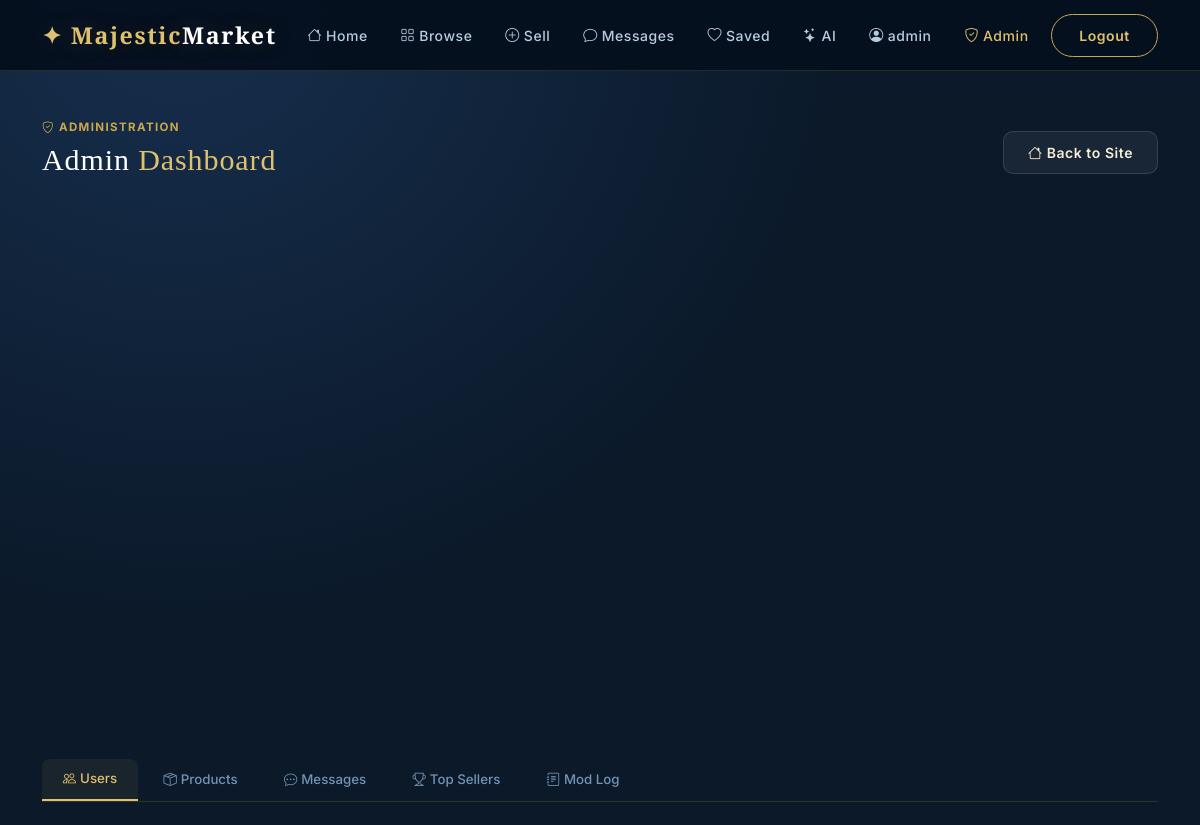
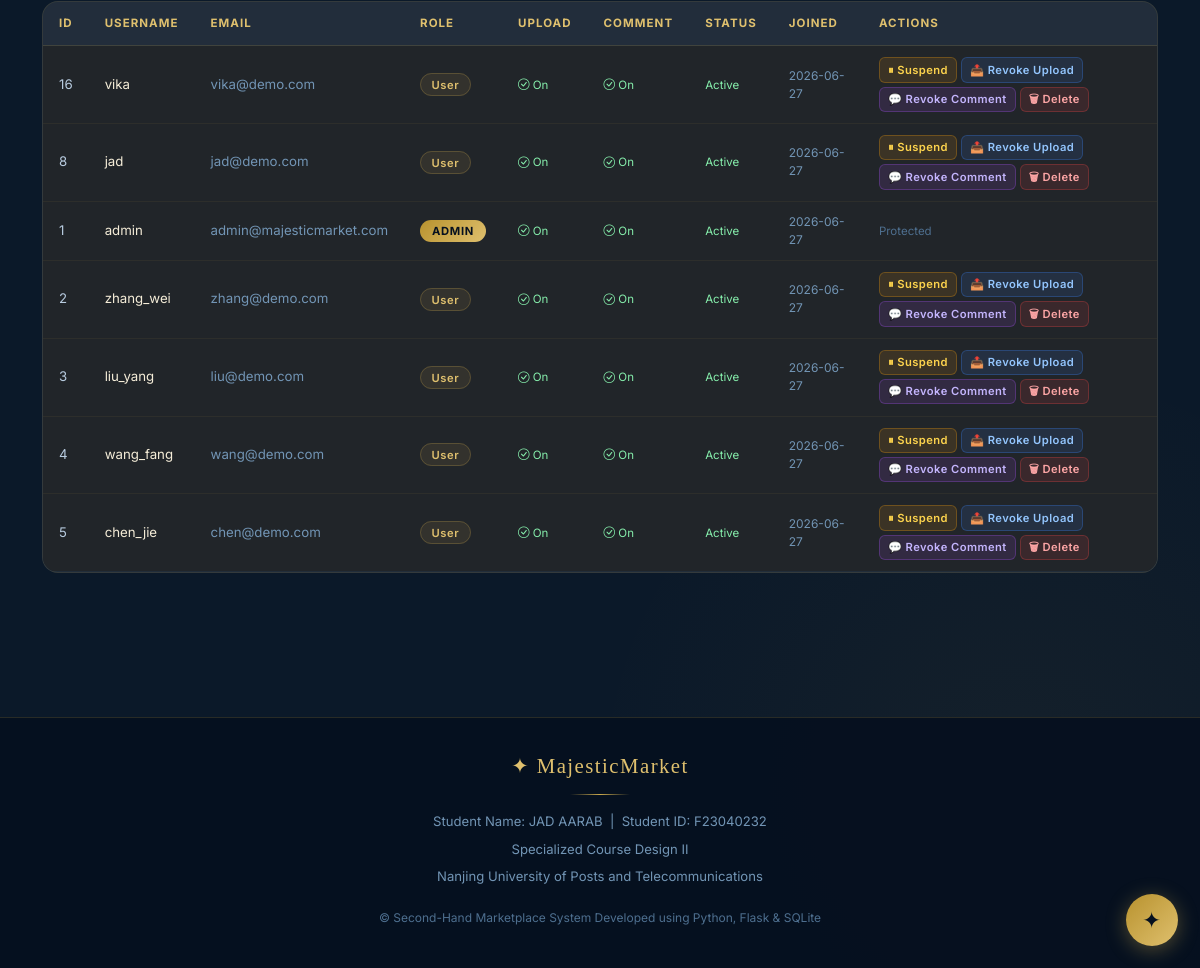
The page /admin (signed in) on the database its author committed (2 pictures, top to bottom).
### tables this page shows
CREATE TABLE users (
        id          INTEGER PRIMARY KEY AUTOINCREMENT,
        username    TEXT UNIQUE NOT NULL,
        email       TEXT UNIQUE NOT NULL,
        password    TEXT NOT NULL,
        bio         TEXT DEFAULT '',
        is_admin    INTEGER DEFAULT 0,
        can_upload  INTEGER DEFAULT 1,
        can_comment INTEGER DEFAULT 1,
        is_suspended INTEGER DEFAULT 0,
        created_at  TEXT DEFAULT CURRENT_TIMESTAMP
    );

### app.py (the view)
@app.route('/admin')
@admin_required
def admin_dashboard():
    db = get_db()
    stats = db.execute('''SELECT
        (SELECT COUNT(*) FROM users WHERE is_admin=0) users,
        (SELECT COUNT(*) FROM products) products,
        (SELECT COUNT(*) FROM products WHERE status='available') available,
        (SELECT COUNT(*) FROM products WHERE status='sold') sold,
        (SELECT COUNT(*) FROM messages) messages,
        (SELECT COUNT(*) FROM categories) categories,
        (SELECT COUNT(*) FROM reviews) reviews''').fetchone()
    users    = db.execute('SELECT * FROM users ORDER BY created_at DESC').fetchall()
    products = db.execute('''
        SELECT p.*,u.username seller,c.name cat FROM products p
        LEFT JOIN users u ON p.seller_id=u.id
        LEFT JOIN categories c ON p.category_id=c.id
        ORDER BY p.created_at DESC''').fetchall()
    messages = db.execute('''
        SELECT m.*,s.username sname,r.username rname FROM messages m
        LEFT JOIN users s ON m.sender_id=s.id
        LEFT JOIN users r ON m.receiver_id=r.id
        ORDER BY m.created_at DESC LIMIT 80''').fetchall()
    cat_stats = db.execute('''
        SELECT c.name,c.icon,COUNT(p.id) cnt FROM categories c
        LEFT JOIN products p ON c.id=p.category_id AND p.status='available'
        GROUP BY c.id ORDER BY cnt DESC''').fetchall()
    top_sellers = db.execute('''
        SELECT u.username,u.id,COUNT(p.id) cnt FROM users u
        LEFT JOIN products p ON p.seller_id=u.id
        WHERE u.is_admin=0 GROUP BY u.id ORDER BY cnt DESC LIMIT 5''').fetchall()
    mod_logs = db.execute('''
        SELECT l.*,u.username admin_name FROM mod_logs l
        LEFT JOIN users u ON l.admin_id=u.id
        ORDER BY l.created_at DESC LIMIT 30''').fetchall()
    db.close()
    return render_template('admin.html', stats=stats, users=users, products=products,
                           messages=messages, cat_stats=cat_stats,
                           top_sellers=top_sellers, mod_logs=mod_logs)

### app.py (called while the page is built)
def get_db():
    conn = sqlite3.connect(DATABASE)
    conn.row_factory = sqlite3.Row
    conn.execute("PRAGMA foreign_keys = ON")
    return conn

def q(sql, params=(), one=False):
    db = get_db()
    cur = db.execute(sql, params)
    result = cur.fetchone() if one else cur.fetchall()
    db.close()
    return result

def admin_required(f):
    @wraps(f)
    def dec(*a, **kw):
        if not session.get('is_admin'):
            flash('Admin access required.', 'danger')
            return redirect(url_for('index'))
        return f(*a, **kw)
    return dec

@app.context_processor
def inject_globals():
    unread = 0
    if session.get('user_id'):
        row = q('SELECT COUNT(*) c FROM messages WHERE receiver_id=? AND is_read=0',
                (session['user_id'],), one=True)
        unread = row['c'] if row else 0
    return dict(unread_count=unread, now=datetime.now())

### templates/admin.html (shortened to what this page needs)
{% extends "base.html" %}{% block title %}Admin Dashboard — Majestic Market{% endblock %}
{% block content %}
<div class="container" style="padding-top:3rem;padding-bottom:4rem;">
  <div class="d-flex justify-content-between align-items-center mb-4 flex-wrap gap-3">
    <div>
      <span class="sec-label"><i class="bi bi-shield-check me-1"></i>Administration</span>
      <h1 class="sec-title">Admin <span class="acc">Dashboard</span></h1>
    </div>
    <a href="{{ url_for('index') }}" class="btn btn-glass"><i class="bi bi-house me-1"></i>Back to Site</a>
  </div>
  <div class="row g-3 mb-5">
    {% for icon,val,lbl in [
      ('people',stats.users,'Users'),('box-seam',stats.products,'Products'),
      ('check-circle',stats.available,'Available'),('x-circle',stats.sold,'Sold'),
      ('chat-dots',stats.messages,'Messages'),('star',stats.reviews,'Reviews')
    ] %}
    <div class="col-6 col-md-4 col-lg-2">
    </div>
    {% endfor %}
  </div>
  <div class="admin-tabs">
    {% for tab,icon,id in [('Users','people','tab-users'),('Products','box-seam','tab-products'),('Messages','chat-dots','tab-messages'),('Top Sellers','trophy','tab-sellers'),('Mod Log','journal-text','tab-modlog')] %}
    <button class="admin-tab {% if loop.first %}active{% endif %}" data-target="{{ id }}">
      <i class="bi bi-{{ icon }} me-1"></i>{{ tab }}
    </button>
    {% endfor %}
  </div>
  <div id="tab-users" class="admin-pane">
    <div class="admin-table">
      <table class="table table-dark mb-0">
        <thead><tr><th>ID</th><th>Username</th><th>Email</th><th>Role</th><th>Upload</th><th>Comment</th><th>Status</th><th>Joined</th><th>Actions</th></tr></thead>
        <tbody>
          {% for u in users %}
          <tr class="admin-row">
            <td>{{ u.id }}</td>
            <td><a href="{{ url_for('profile',uid=u.id) }}" style="color:var(--text-1);">{{ u.username }}</a></td>
            <td style="color:var(--text-3);">{{ u.email }}</td>
            <td>{% if u.is_admin %}<span class="badge-gold">Admin</span>{% else %}<span class="badge-glass">User</span>{% endif %}</td>
            <td><span class="{% if u.can_upload %}perm-on{% else %}perm-off{% endif %}"><i class="bi bi-{% if u.can_upload %}check-circle{% else %}x-circle{% endif %}"></i> {% if u.can_upload %}On{% else %}Off{% endif %}</span></td>
            <td><span class="{% if u.can_comment %}perm-on{% else %}perm-off{% endif %}"><i class="bi bi-{% if u.can_comment %}check-circle{% else %}x-circle{% endif %}"></i> {% if u.can_comment %}On{% else %}Off{% endif %}</span></td>
            <td>{% if u.is_suspended %}<span style="color:#fca5a5;font-size:.72rem;">Suspended</span>{% else %}<span style="color:#86efac;font-size:.72rem;">Active</span>{% endif %}</td>
            <td style="color:var(--text-3);font-size:.75rem;">{{ u.created_at[:10] }}</td>
            <td>
              {% if not u.is_admin %}
              <div class="d-flex gap-1 flex-wrap">
                <form method="post" action="{{ url_for('admin_suspend_user',uid=u.id) }}" style="display:inline;">
                  <button class="btn btn-sm confirm-delete" data-confirm="{% if u.is_suspended %}Restore{% else %}Suspend{% endif %} {{ u.username }}?" style="background:rgba(245,158,11,.12);border:1px solid rgba(245,158,11,.28);color:#fcd34d;border-radius:6px;font-size:.7rem;padding:.2rem .5rem;white-space:nowrap;">{% if u.is_suspended %}🟢 Restore{% else %}⏸ Suspend{% endif %}</button>
                </form>
                <form method="post" action="{{ url_for('admin_toggle_permission',uid=u.id,perm='can_upload') }}" style="display:inline;">
                  <button class="btn btn-sm" style="background:rgba(59,130,246,.12);border:1px solid rgba(59,130,246,.28);color:#93c5fd;border-radius:6px;font-size:.7rem;padding:.2rem .5rem;white-space:nowrap;">📤 {% if u.can_upload %}Revoke Upload{% else %}Allow Upload{% endif %}</button>
                </form>
                <form method="post" action="{{ url_for('admin_toggle_permission',uid=u.id,perm='can_comment') }}" style="display:inline;">
                  <button class="btn btn-sm" style="background:rgba(168,85,247,.12);border:1px solid rgba(168,85,247,.28);color:#c4b5fd;border-radius:6px;font-size:.7rem;padding:.2rem .5rem;white-space:nowrap;">💬 {% if u.can_comment %}Revoke Comment{% else %}Allow Comment{% endif %}</button>
                </form>
                <form method="post" action="{{ url_for('admin_delete_user',uid=u.id) }}" style="display:inline;">
                  <button class="btn btn-sm btn-danger-soft confirm-delete" data-confirm="PERMANENTLY delete {{ u.username }} and all their data?" style="font-size:.7rem;padding:.2rem .5rem;border-radius:6px;white-space:nowrap;">🗑 Delete</button>
                </form>
              </div>
              {% else %}
              <span style="color:var(--text-muted);font-size:.72rem;">Protected</span>
              {% endif %}
            </td>
          </tr>
          {% endfor %}
        </tbody>
      </table>
    </div>
  </div>
</div>
{% endblock %}

### templates/base.html (shortened to what this page needs)
<!DOCTYPE html>
<html lang="en">
<head>
  <link href="https://cdn.jsdelivr.net/npm/bootstrap@5.3.2/dist/css/bootstrap.min.css" rel="stylesheet"/>
  <link href="https://cdn.jsdelivr.net/npm/bootstrap-icons@1.11.3/font/bootstrap-icons.min.css" rel="stylesheet"/>
  <link href="{{ url_for('static',filename='css/style.css') }}" rel="stylesheet"/>
</head>
<body>
<nav class="navbar navbar-expand-lg">
  <div class="container">
    <a class="navbar-brand" href="{{ url_for('index') }}">✦ Majestic<span>Market</span></a>
    <div class="collapse navbar-collapse" id="navMenu">
      <ul class="navbar-nav ms-auto align-items-center gap-1">
        <li class="nav-item"><a class="nav-link" href="{{ url_for('index') }}"><i class="bi bi-house me-1"></i>Home</a></li>
        <li class="nav-item"><a class="nav-link" href="{{ url_for('products') }}"><i class="bi bi-grid me-1"></i>Browse</a></li>
        {% if session.get('user_id') %}
          {% if session.get('can_upload',True) %}
          <li class="nav-item"><a class="nav-link" href="{{ url_for('new_product') }}"><i class="bi bi-plus-circle me-1"></i>Sell</a></li>
          {% endif %}
          <li class="nav-item" style="position:relative;">
            <a class="nav-link" href="{{ url_for('messages_inbox') }}">
              <i class="bi bi-chat me-1"></i>Messages
            </a>
          </li>
          <li class="nav-item"><a class="nav-link" href="{{ url_for('favorites') }}"><i class="bi bi-heart me-1"></i>Saved</a></li>
          <li class="nav-item"><a class="nav-link" href="{{ url_for('ai_assistant') }}"><i class="bi bi-stars me-1"></i>AI</a></li>
          <li class="nav-item"><a class="nav-link" href="{{ url_for('dashboard') }}"><i class="bi bi-person-circle me-1"></i>{{ session.username }}</a></li>
          {% if session.get('is_admin') %}
          <li class="nav-item"><a class="nav-link" href="{{ url_for('admin_dashboard') }}" style="color:var(--gold-400)!important"><i class="bi bi-shield-check me-1"></i>Admin</a></li>
          {% endif %}
          <li class="nav-item ms-1"><a class="btn btn-outline-gold btn-sm" href="{{ url_for('logout') }}">Logout</a></li>
        {% else %}
          <li class="nav-item ms-1"><a class="btn btn-glass btn-sm" href="{{ url_for('login') }}">Login</a></li>
          <li class="nav-item ms-1"><a class="btn btn-gold btn-sm" href="{{ url_for('register') }}">Register</a></li>
        {% endif %}
      </ul>
    </div>
  </div>
</nav>
{% block content %}{% endblock %}
<a href="{{ url_for('ai_assistant') }}" id="ai-fab" title="AI Assistant">✦</a>
<footer>
  <div class="container footer-inner">
    <div class="footer-brand">✦ MajesticMarket</div>
    <div class="footer-line"></div>
    <div class="footer-info">
      <p>Student Name: JAD AARAB &nbsp;|&nbsp; Student ID: F23040232</p>
      <p>Specialized Course Design II</p>
      <p>Nanjing University of Posts and Telecommunications</p>
    </div>
    <p class="footer-copy">© Second-Hand Marketplace System
Developed using Python, Flask & SQLite</p>
  </div>
</footer>
</body>
</html>

### rows shown on the page
users: username "admin", id "1", email "admin@majesticmarket.com", is_admin "ADMIN", can_upload 1 (drawn), can_comment 1 (drawn), is_suspended "Active", created_at "2026-06-27"
users: id "16", username "vika", email "vika@demo.com", is_admin "User", can_upload 1 (drawn), can_comment 1 (drawn), is_suspended "Active", created_at "2026-06-27"
users: id "8", username "jad", email "jad@demo.com", is_admin "User", can_upload 1 (drawn), can_comment 1 (drawn), is_suspended "Active", created_at "2026-06-27"
users: id "2", username "zhang_wei", email "zhang@demo.com", is_admin "User", can_upload 1 (drawn), can_comment 1 (drawn), is_suspended "Active", created_at "2026-06-27"
users: id "3", username "liu_yang", email "liu@demo.com", is_admin "User", can_upload 1 (drawn), can_comment 1 (drawn), is_suspended "Active", created_at "2026-06-27"
users: id "4", username "wang_fang", email "wang@demo.com", is_admin "User", can_upload 1 (drawn), can_comment 1 (drawn), is_suspended "Active", created_at "2026-06-27"
users: id "5", username "chen_jie", email "chen@demo.com", is_admin "User", can_upload 1 (drawn), can_comment 1 (drawn), is_suspended "Active", created_at "2026-06-27"

### other values the page prints
{{ tab }} "Users" "Products" "Messages" "Top Sellers" "Mod Log"
